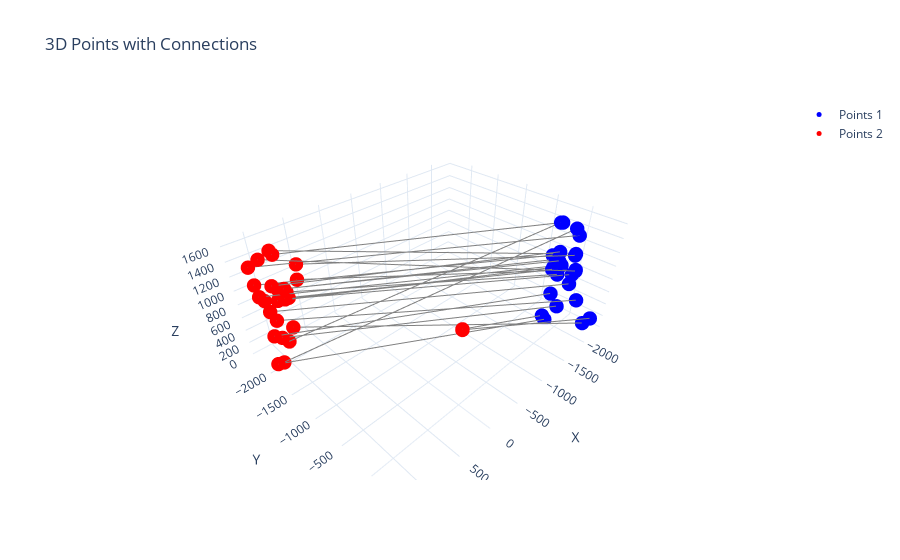

Notebook code for this chart:
### Markdown cell above
# Dist prof W1 with dist L1 norm

### Code cell
distance_matrix = dp.compute_L1_matrix()
W, map_matrix= compute_W_matrix_distance_matrix_input(distance_matrix[0], distance_matrix[1])
plot_3d_points_and_connections(source_pc, target_pc, map_matrix)

### Figure 1 — Plotly figure (JSON) as saved in the notebook; plotly's stock layout.template omitted (floating-point values rounded to 4 significant figures)
{"data": [{"marker": {"color": "blue", "size": 5}, "mode": "markers", "name": "Points 1", "type": "scatter3d", "x": [-1891.0, -2050.0, -2048.0, -2004.0, -1896.0, -1827.0, -1860.0, -1839.0, -1821.0, -2140.0, -2301.0, -2273.0, -2109.0, -2085.0, -1925.0, -1985.0, -2093.0, -1913.0, -2048.0, -2014.0, -1978.0, -2018.0, -2226.0, -2240.0, -2201.0, -2213.0], "y": [-122.5, -180.7, 20.41, -123.3, -59.23, 169.1, 198.1, -22.5, -93.39, -139.5, -48.19, -32.94, -213.5, -259.5, -74.27, 103.8, 91.95, -132.0, -175.0, -34.39, -161.3, -229.5, -21.98, 121.7, 384.5, 290.9], "z": [1593.0, 1516.0, 1505.0, 1135.0, 1074.0, 1281.0, 1055.0, 913.3, 965.6, 867.0, 1288.0, 1029.0, 939.1, 992.6, 930.7, 902.5, 918.5, 937.1, 430.6, 304.5, 19.88, 29.1, 578.9, 370.3, 221.6, 79.5]}, {"marker": {"color": "red", "size": 5}, "mode": "markers", "name": "Points 2", "type": "scatter3d", "x": [985.3, 1104.0, 921.9, 1028.0, 921.9, 692.1, 691.5, 891.1, 955.7, 1105.0, 1123.0, 1118.0, 1176.0, 0, 0, 832.2, 890.6, 1016.0, 1118.0, 1005.0, 1097.0, 1176.0, 1008.0, 934.0, 712.0, 842.9], "y": [-1846.0, -1966.0, -2065.0, -1960.0, -1892.0, -1953.0, -2008.0, -1893.0, -1845.0, -2069.0, -2252.0, -2228.0, -2009.0, 0, 0, -2054.0, -2141.0, -1909.0, -2015.0, -2070.0, -1973.0, -1969.0, -2244.0, -2292.0, -2362.0, -2281.0], "z": [1629.0, 1566.0, 1560.0, 1188.0, 1132.0, 1332.0, 1093.0, 989.8, 1026.0, 963.2, 1346.0, 1112.0, 1086.0, 1113.0, 1105.0, 959.1, 981.0, 1004.0, 467.5, 339.0, 46.94, 75.12, 652.7, 445.5, 162.4, 43.59]}, {"line": {"color": "gray", "width": 2}, "mode": "lines", "showlegend": false, "type": "scatter3d", "x": [-1891.0, 842.9], "y": [-122.5, -2281.0], "z": [1593.0, 43.59]}, {"line": {"color": "gray", "width": 2}, "mode": "lines", "showlegend": false, "type": "scatter3d", "x": [-2050.0, 985.3], "y": [-180.7, -1846.0], "z": [1516.0, 1629.0]}, {"line": {"color": "gray", "width": 2}, "mode": "lines", "showlegend": false, "type": "scatter3d", "x": [-2048.0, 1097.0], "y": [20.41, -1973.0], "z": [1505.0, 46.94]}, {"line": {"color": "gray", "width": 2}, "mode": "lines", "showlegend": false, "type": "scatter3d", "x": [-2004.0, 1028.0], "y": [-123.3, -1960.0], "z": [1135.0, 1188.0]}, {"line": {"color": "gray", "width": 2}, "mode": "lines", "showlegend": false, "type": "scatter3d", "x": [-1896.0, 921.9], "y": [-59.23, -1892.0], "z": [1074.0, 1132.0]}, {"line": {"color": "gray", "width": 2}, "mode": "lines", "showlegend": false, "type": "scatter3d", "x": [-1827.0, 692.1], "y": [169.1, -1953.0], "z": [1281.0, 1332.0]}, {"line": {"color": "gray", "width": 2}, "mode": "lines", "showlegend": false, "type": "scatter3d", "x": [-1860.0, 1104.0], "y": [198.1, -1966.0], "z": [1055.0, 1566.0]}, {"line": {"color": "gray", "width": 2}, "mode": "lines", "showlegend": false, "type": "scatter3d", "x": [-1839.0, 832.2], "y": [-22.5, -2054.0], "z": [913.3, 959.1]}, {"line": {"color": "gray", "width": 2}, "mode": "lines", "showlegend": false, "type": "scatter3d", "x": [-1821.0, 955.7], "y": [-93.39, -1845.0], "z": [965.6, 1026.0]}, {"line": {"color": "gray", "width": 2}, "mode": "lines", "showlegend": false, "type": "scatter3d", "x": [-2140.0, 1176.0], "y": [-139.5, -2009.0], "z": [867.0, 1086.0]}, {"line": {"color": "gray", "width": 2}, "mode": "lines", "showlegend": false, "type": "scatter3d", "x": [-2301.0, 1123.0], "y": [-48.19, -2252.0], "z": [1288.0, 1346.0]}, {"line": {"color": "gray", "width": 2}, "mode": "lines", "showlegend": false, "type": "scatter3d", "x": [-2273.0, 921.9], "y": [-32.94, -2065.0], "z": [1029.0, 1560.0]}, {"line": {"color": "gray", "width": 2}, "mode": "lines", "showlegend": false, "type": "scatter3d", "x": [-2109.0, 890.6], "y": [-213.5, -2141.0], "z": [939.1, 981.0]}, {"line": {"color": "gray", "width": 2}, "mode": "lines", "showlegend": false, "type": "scatter3d", "x": [-2085.0, 1118.0], "y": [-259.5, -2228.0], "z": [992.6, 1112.0]}, {"line": {"color": "gray", "width": 2}, "mode": "lines", "showlegend": false, "type": "scatter3d", "x": [-1925.0, 891.1], "y": [-74.27, -1893.0], "z": [930.7, 989.8]}, {"line": {"color": "gray", "width": 2}, "mode": "lines", "showlegend": false, "type": "scatter3d", "x": [-1985.0, 1105.0], "y": [103.8, -2069.0], "z": [902.5, 963.2]}, {"line": {"color": "gray", "width": 2}, "mode": "lines", "showlegend": false, "type": "scatter3d", "x": [-2093.0, 691.5], "y": [91.95, -2008.0], "z": [918.5, 1093.0]}, {"line": {"color": "gray", "width": 2}, "mode": "lines", "showlegend": false, "type": "scatter3d", "x": [-1913.0, 1016.0], "y": [-132.0, -1909.0], "z": [937.1, 1004.0]}, {"line": {"color": "gray", "width": 2}, "mode": "lines", "showlegend": false, "type": "scatter3d", "x": [-2048.0, 1118.0], "y": [-175.0, -2015.0], "z": [430.6, 467.5]}, {"line": {"color": "gray", "width": 2}, "mode": "lines", "showlegend": false, "type": "scatter3d", "x": [-2014.0, 1005.0], "y": [-34.39, -2070.0], "z": [304.5, 339.0]}, {"line": {"color": "gray", "width": 2}, "mode": "lines", "showlegend": false, "type": "scatter3d", "x": [-1978.0, 1176.0], "y": [-161.3, -1969.0], "z": [19.88, 75.12]}, {"line": {"color": "gray", "width": 2}, "mode": "lines", "showlegend": false, "type": "scatter3d", "x": [-2018.0, 0], "y": [-229.5, 0], "z": [29.1, 1113.0]}, {"line": {"color": "gray", "width": 2}, "mode": "lines", "showlegend": false, "type": "scatter3d", "x": [-2226.0, 1008.0], "y": [-21.98, -2244.0], "z": [578.9, 652.7]}, {"line": {"color": "gray", "width": 2}, "mode": "lines", "showlegend": false, "type": "scatter3d", "x": [-2240.0, 934.0], "y": [121.7, -2292.0], "z": [370.3, 445.5]}, {"line": {"color": "gray", "width": 2}, "mode": "lines", "showlegend": false, "type": "scatter3d", "x": [-2201.0, 0], "y": [384.5, 0], "z": [221.6, 1105.0]}, {"line": {"color": "gray", "width": 2}, "mode": "lines", "showlegend": false, "type": "scatter3d", "x": [-2213.0, 712.0], "y": [290.9, -2362.0], "z": [79.5, 162.4]}], "layout": {"scene": {"aspectmode": "data", "xaxis": {"title": {"text": "X"}}, "yaxis": {"title": {"text": "Y"}}, "zaxis": {"title": {"text": "Z"}}}, "title": {"text": "3D Points with Connections"}}}
